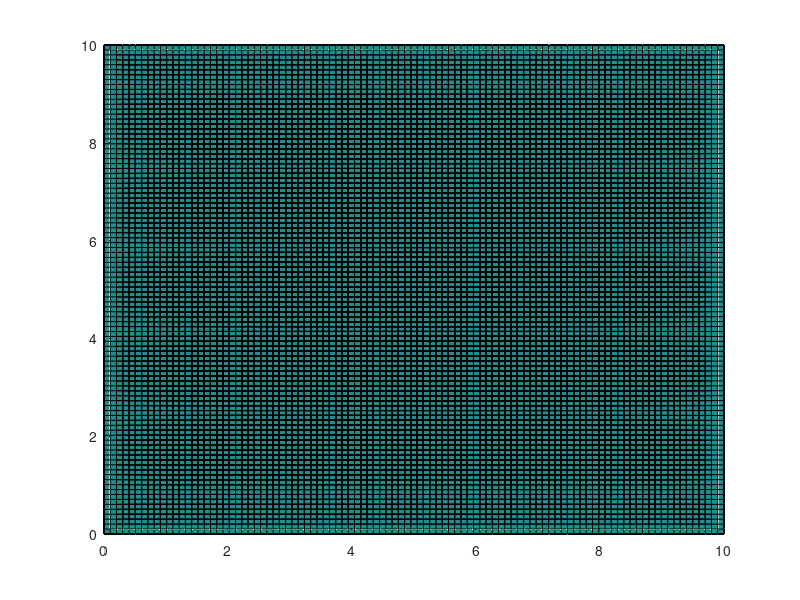

Write MATLAB code to recreate this figure. (Note: this script raises an error after producing the figure.)
% PA 4 Ryan Wood 

n_nodes = 100;                  % number of nodes on each side of square
size = 10;                      % size of square
n_iter = 100;                    % number of iterations

Vx = linspace(0,size,n_nodes);  % 
Vy = linspace(0,size,n_nodes);

dx = size/(n_nodes-1);
dy = size/(n_nodes-1);
n = 2:n_nodes-1;
m = 2:n_nodes-1;

V = zeros(n_nodes, n_nodes);

M(n_iter) = struct('cdata',[],'colormap',[]);
f = figure;
% f.Visible = 'off';
axis manual
axis([0,10,0,10])
hold on

for j = 1:n_iter
    V(m,n) = ((V(m+1,n)-2*V(m,n)+V(m-1,n))/dx^2)+((V(m,n-1)-2*V(m,n)+V(m,n+1))/dy^2)

    V(:,1) = 1;
    V(1,:) = 1;
    V(n_nodes,:) = 1;
    V(:,n_nodes) = 1;

    surf(Vx,Vy,V)

    M(j) = getframe;
end

f.Visible = 'on';
